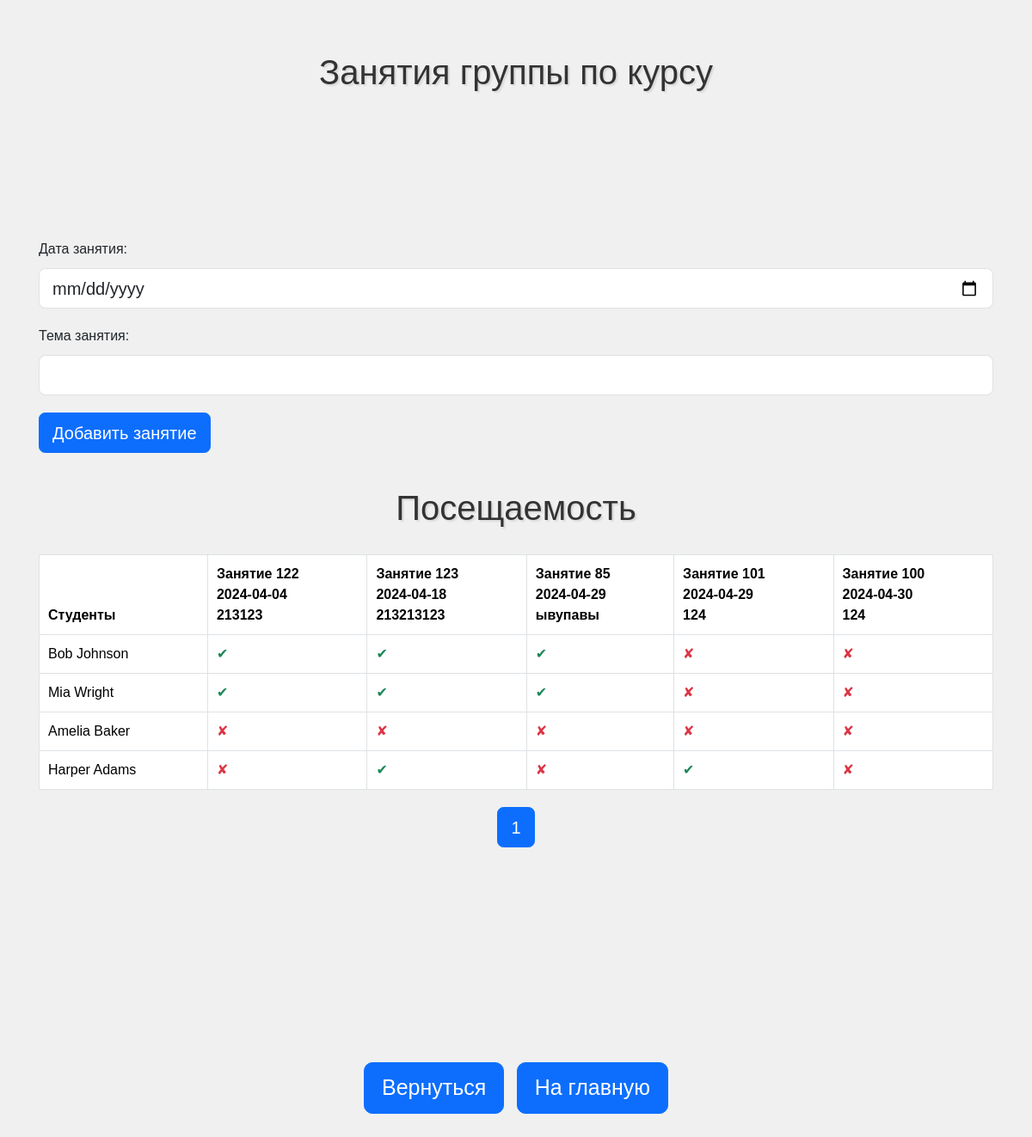
Page /class.php?id=2 on the committed database.
### tables this page shows
CREATE TABLE IF NOT EXISTS `Classes` (
  `id` int(11) NOT NULL AUTO_INCREMENT,
  `period` date NOT NULL,
  `course_group_id` int(11) DEFAULT NULL,
  `topic` varchar(255) DEFAULT NULL,
  PRIMARY KEY (`id`),
  KEY `course_group_id` (`course_group_id`),
  CONSTRAINT `classes_ibfk_1` FOREIGN KEY (`course_group_id`) REFERENCES `Courses_Groups` (`id`)
);

CREATE TABLE IF NOT EXISTS `students` (
  `id` int(11) NOT NULL AUTO_INCREMENT,
  `first_name` varchar(255) NOT NULL,
  `last_name` varchar(255) NOT NULL,
  `email` varchar(255) DEFAULT NULL,
  `birth_date` date DEFAULT NULL,
  `group_id` int(11) DEFAULT NULL,
  PRIMARY KEY (`id`),
  UNIQUE KEY `email` (`email`),
  KEY `fk_group_id` (`group_id`),
  CONSTRAINT `fk_group_id` FOREIGN KEY (`group_id`) REFERENCES `Groupss` (`id`)
);

### class.php (the view, shortened to what this page needs)
<!DOCTYPE html>
<html>
<head>
    <link rel="stylesheet" href="css/bootstrap.min.css">
    <link rel="stylesheet" href="css/styles.css">
</head>
<body>
<header>
    <div class="container">
        <div class="row">
            <div class="col-12">
                <h2 class="text-center">Занятия группы по курсу</h2>
            </div>
        </div>
    </div>
</header>
<section class="mt-4">
    <div class="container">
        <div class="row">
            <div class="col-12">
                <?php
                require_once "connectpdo.php";
                if (isset($_GET['id'])) {
                    $id = $_GET['id'];
                    echo "<form id='addClassForm' action='add_class.php' method='post' class='mb-4'>";
                    echo "<div class='mb-3'><label for='lesson_date' class='form-label'>Дата занятия:</label><input type='date' class='form-control' id='lesson_date' name='lesson_date' required></div>";
                    echo "<div class='mb-3'><label for='lesson_topic' class='form-label'>Тема занятия:</label><input type='text' class='form-control' id='lesson_topic' name='lesson_topic' required></div>";
                    echo "<button type='submit' class='btn btn-primary'>Добавить занятие</button>";
                    echo "</form>";
                    $studentsStmt = $pdo->prepare("SELECT students.id AS student_id, first_name, last_name FROM students WHERE group_id = :id");
                    $studentsStmt->bindParam(':id', $id, PDO::PARAM_INT);
                    $studentsStmt->execute();
                    $students = $studentsStmt->fetchAll(PDO::FETCH_ASSOC);
                    $classesStmt = $pdo->prepare("SELECT Classes.id AS class_id, period, topic FROM Classes
                                                  JOIN Courses_Groups ON Courses_Groups.course_id = Classes.course_group_id
                                                  WHERE Courses_Groups.group_id = :id
                                                  ORDER BY period");
                    $classesStmt->bindParam(':id', $id, PDO::PARAM_INT);
                    $classesStmt->execute();
                    $classes = $classesStmt->fetchAll(PDO::FETCH_ASSOC);
                    $attendanceStmt = $pdo->prepare("SELECT * FROM Attendance WHERE student_id IN (SELECT id FROM students WHERE group_id = :id)");
                    $attendanceStmt->bindParam(':id', $id, PDO::PARAM_INT);
                    $attendanceStmt->execute();
                    $attendance = $attendanceStmt->fetchAll(PDO::FETCH_ASSOC);
                    $attendanceData = [];
                    foreach ($attendance as $att) {
                        $attendanceData[$att['student_id']][$att['class_id']] = $att['yn'];
                    }
                    echo "<h2 class='text-center mb-4'>Посещаемость</h2>";
                    echo "<table class='table table-bordered'>";
                    echo "<thead class='thead-dark'><tr><th>Студенты</th>";
                    foreach ($classes as $class) {
                        echo "<th>Занятие " . $class['class_id'] . "<br>" . $class['period'] . "<br>" . $class['topic'] . "</th>";
                    }
                    echo "</tr></thead>";
                    echo "<tbody>";
                    foreach ($students as $student) {
                        echo "<tr><td>" . $student['first_name'] . " " . $student['last_name'] . "</td>";
                        foreach ($classes as $class) {
                            $isPresent = isset($attendanceData[$student['student_id']][$class['class_id']]) ? $attendanceData[$student['student_id']][$class['class_id']] : 0;
                            echo "<td class='attendance-cell' data-student-id='" . $student['student_id'] . "' data-class-id='" . $class['class_id'] . "'>" . ($isPresent ? "<span class='text-success'>✔</span>" : "<span class='text-danger'>✘</span>") . "</td>";
                        }
                        echo "</tr>";
                    }
                    echo "</tbody>";
                    echo "</table>";
                } else {
                    echo "<p class='text-danger'>Не указан идентификатор группы</p>";
                }
                ?>
                <?php
                $itemsPerPage = 10;
                $page = isset($_GET['page']) ? $_GET['page'] : 1;
                $countStmt = $pdo->prepare("SELECT COUNT(*) AS total FROM Classes
                JOIN Courses_Groups ON Courses_Groups.course_id = Classes.course_group_id
                WHERE Courses_Groups.group_id = :id");
                $countStmt->bindParam(':id', $id, PDO::PARAM_INT);
                $countStmt->execute();
                $result = $countStmt->fetch(PDO::FETCH_ASSOC);
                $totalItems = $result['total'];
                $totalPages = ceil($totalItems / $itemsPerPage);
                $currentPage = $page;
                ?>
                <nav aria-label="Page navigation example">
                    <ul class="pagination justify-content-center">
                        <?php for ($i = 1; $i <= $totalPages; $i++)
: ?>
<li class="page-item <?php echo ($i == $currentPage) ? 'active' : ''; ?>"><a class="page-link" href="?id=<?php echo $id; ?>&page=<?php echo $i; ?>"><?php echo $i; ?></a></li>
<?php endfor; ?>
</ul>
</nav>
</div>
</div>
</div>
</section>
<footer class="mt-4">
    <div class="container">
        <div class="row">
            <div class="col-12 text-center">
                <a href="courses.php?id=<?php echo $id; ?>" class="btn btn-lg btn-primary me-2">Вернуться</a>
                <a href="index.php" class="btn btn-lg btn-primary">На главную</a>
            </div>
        </div>
    </div>
</footer>
</body>
</html>

### css/styles.css (style rules this page uses)
:root { --color1: #008080; --color2: #0d75bb; --color3: #a2a2a2; --color4: #333333; --color5: #f0f0f0; }
footer, section { padding: 100px 0; }
header { padding: 0; }
html { max-width: 1200px; margin: auto; line-height: 1.75; font-size: 1.25em; }
h1,h2,h3,h4,h5,h6 { margin: 1em 0 1em; text-align: center; color: #333; text-shadow: 2px 2px 2px rgba(0, 0, 0, 0.1); }
body { font-family: Arial; font-size: 16px; line-height: 1.5; margin: 0; padding: 20px; background-color: #f0f0f0; max-height: 600px; }

### rows in the picture
classes: id "122", period "2024-04-04", topic "213123"
classes: id "123", period "2024-04-18", topic "213213123"
classes: id "85", period "2024-04-29", topic "ывупавы"
classes: id "101", period "2024-04-29", topic "124"
classes: id "100", period "2024-04-30", topic "124"
students: first_name "Bob", last_name "Johnson"
students: first_name "Mia", last_name "Wright"
students: first_name "Amelia", last_name "Baker"
students: first_name "Harper", last_name "Adams"
